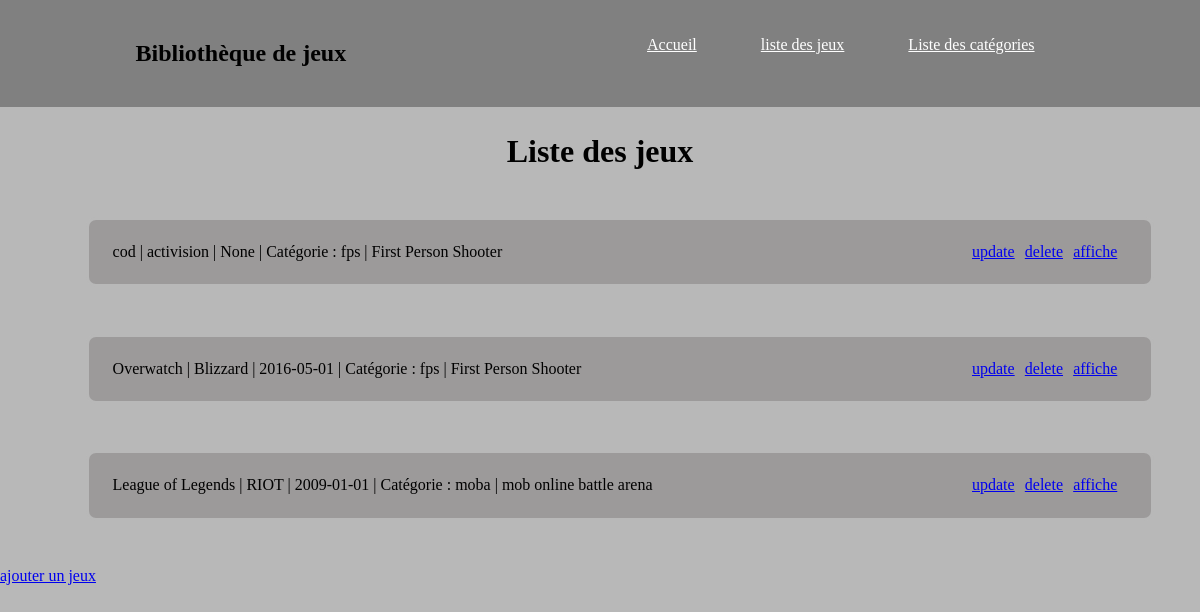
Page /games/liste/ on the committed database.
### games/models.py (models this page shows, shortened)
class Game(models.Model):
    titre = models.CharField(max_length=100)
    studio = models.CharField(max_length=100)
    date_parution = models.DateField(blank=True, null=True)
    synopsis = models.TextField(null=True, blank=True)
    categorie = models.ForeignKey("categorie", on_delete=models.CASCADE, null=True)
    def __str__(self):
        chaine = f"{self.titre} | {self.studio} | {self.date_parution} | Catégorie : {self.categorie}"
        return chaine

class Categorie(models.Model):
    nom = models.CharField(max_length=100)
    resume = models.TextField(null=True, blank=True)
    def __str__(self):
        chaine2 = f"{self.nom} | {self.resume}"
        return chaine2

### games/views.py (the view)
# urls.py: path("liste/", views.liste),
def liste(request):
    liste = list(models.Game.objects.all())
    return render(request,"games/liste.html",{"liste" : liste})

### games/templates/games/liste.html (shortened to what this page needs)
{% extends "games/index.html" %}
{% block content %}
    <h2 class="h2liste"> Liste des jeux</h2>
    <ul style="list-style: none">
    {% for l in liste %}
        <li class="li">
            {{l}} <a href="/games/affiche/{{l.id}}/" class="adu" style="float: right; margin-right: 1%;"> affiche </a>
            <a href="/games/delete/{{l.id}}/" class="adu" style="float: right; margin-right: 1%;"> delete </a>
        <a href="/games/update/{{l.id}}/" class="adu" style="float: right; margin-right: 1%;"> update </a></li>
    {% endfor %}
    </ul>
    <a class="aliste" href="/games/ajout"> ajouter un jeux</a>
{% endblock %}

### games/static/games/index.css (style rules this page uses)
html, body { margin : 0 0 0 0; }
body { background-color : #B8B8B8; }
.h2liste { text-align : center; font-size : 200%; }
.aliste { margin-top : 2%; }
.li { padding: 2%; margin: 4%; border: solid; border-radius: 10px; border-color: #B8B8B8; background-color: #9C9A9A }
.adu { float : right; }

### rows in the picture
Game: titre+studio+date_parution "cod | activision | None | Catégorie : fps | First Person Shooter"
Game: titre+studio+date_parution "Overwatch | Blizzard | 2016-05-01 | Catégorie : fps | First Person Shooter"
Game: titre+studio+date_parution "League of Legends | RIOT | 2009-01-01 | Catégorie : moba | mob online battle arena"
